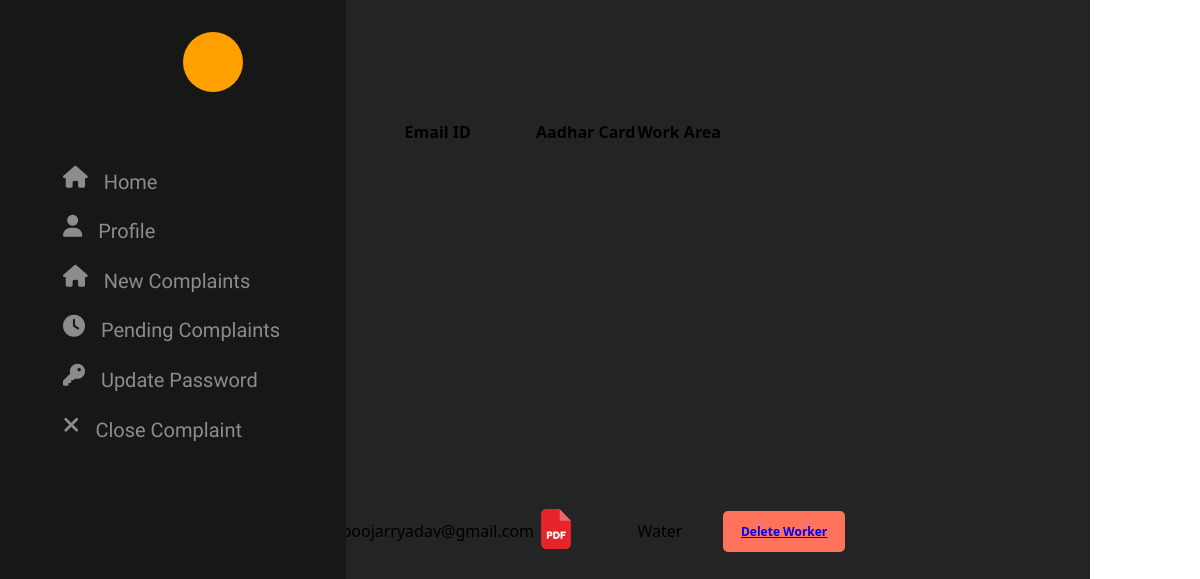
Page /php/manageWorker.php on the earlier database version.
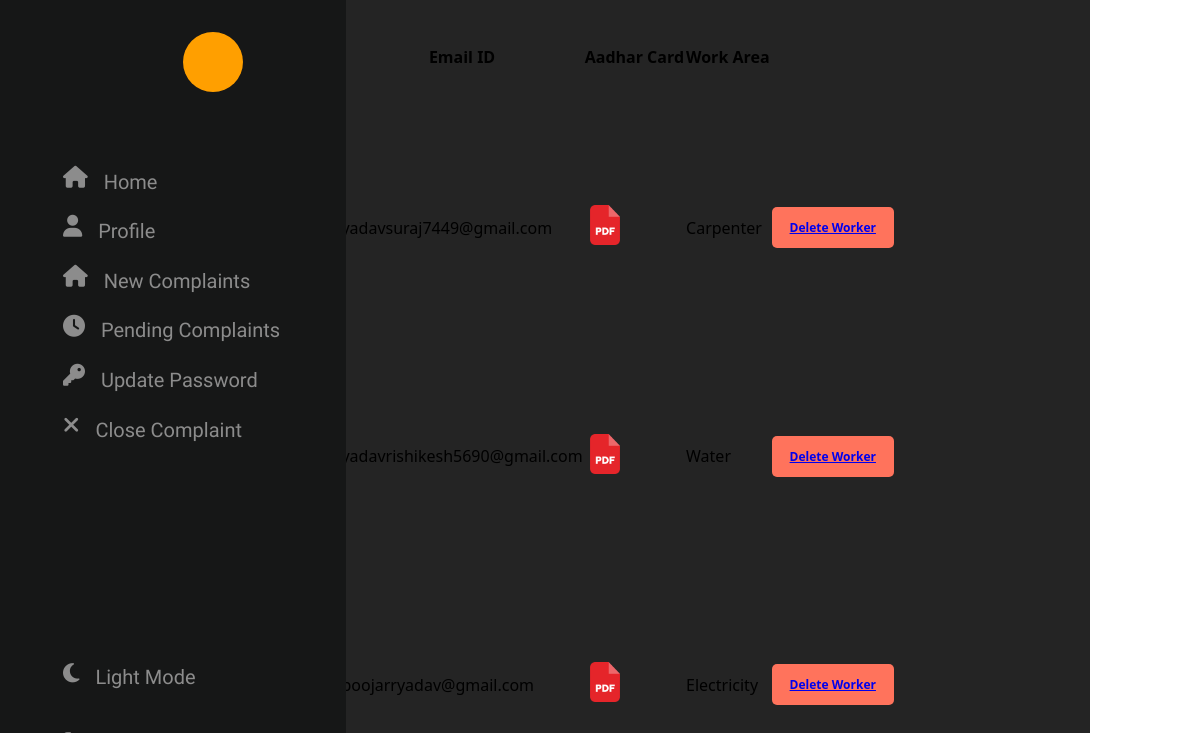
Same page on the later database version.
### tables this page shows
CREATE TABLE `worker` (
  `username` varchar(40) NOT NULL,
  `password` varchar(255) NOT NULL,
  `email` varchar(60) NOT NULL,
  `aadhar_card` varchar(255) NOT NULL,
  `name` varchar(40) NOT NULL,
  `work_area` varchar(50) NOT NULL
);

### php/manageWorker.php (the view, shortened to what this page needs)
<!DOCTYPE html>
<html lang="en">
<head>
    <link rel="stylesheet" href="/index.css">
    <link rel="stylesheet" href="https://cdnjs.cloudflare.com/ajax/libs/font-awesome/6.5.1/css/all.min.css" />
</head>
<body>
    <div class="nav">
        <div class="icon">
        </div>
        <div class="nav-content">
            <div>
                <i class="fa-solid fa-house"></i>
            </div>
            <div>
            </div>
            <div>
                <i class="fa-solid fa-house"></i>
            </div>
            <div>
            </div>
            <div>
            </div>
            <div>
            </div>
        </div>
        <div class="nav-content-down">
            <div onclick="toggle()" >
            </div>
            <div>
            </div>
        </div>
    </div>
    <div class="content">
    <table class="content-table">
        <tr>
          <th>Username</th>
          <th>Email ID</th>
          <th>Aadhar Card</th>
          <th>Work Area</th>
        </tr>
        <?php
include 'config.php' ;
$sql = "select * from worker";
$result = $conn->query($sql);
if ($result->num_rows > 0) {
    while ($row = $result->fetch_assoc()) {
      ?>
        <tr class="active-row">
          <td> <?php echo $row["username"] ?> </td>
          <td> <?php echo $row["email"] ?> </td>
          <td><a href = "<?php echo $row["aadhar_card"]?> " target="blank"><img src="../images/pdf_icon.png" width="40px" height="40px"></a></td>
          <td> <?php echo $row["work_area"] ?> </td>
          <td> <button class="btn1"> <a class = "accept" href="../php/deleteworker.php?id=<?php echo $row['username']; ?>"> Delete Worker</a>  </button> </td>
        </tr>
        <?php
    }
}
?>
</table>
    </div>
</body>
</html>

Differences in the rows shown:
added worker: email "yadavsuraj7449@gmail.com", work_area "Carpenter"
added worker: email "yadavrishikesh5690@gmail.com", work_area "Water"
changed worker "poojarryadav@gmail.com": work_area "Water" → "Electricity"
